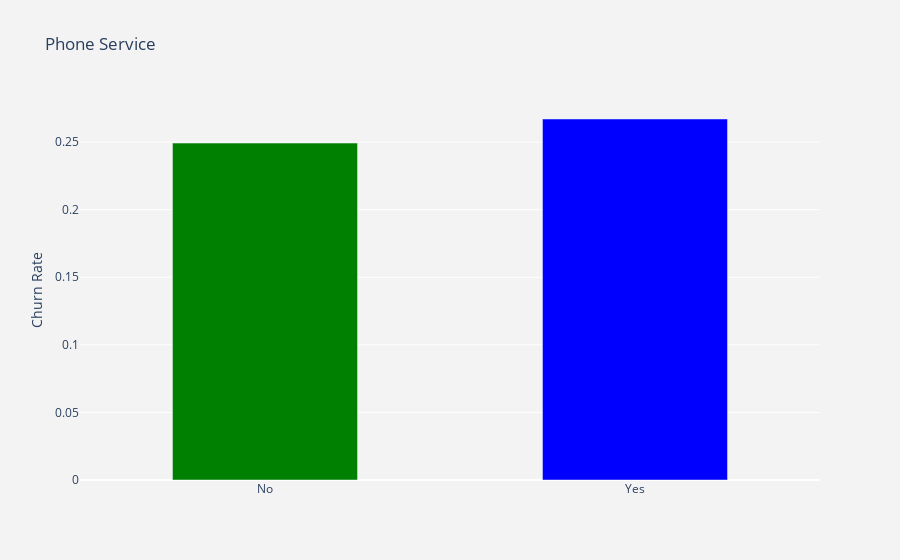

The notebook cell this image was saved under:
### Code cell
df_plot = df_data.groupby('PhoneService').Churn.mean().reset_index()
plot_data = [
    go.Bar(
        x=df_plot['PhoneService'],
        y=df_plot['Churn'],
        width = [0.5, 0.5],
        marker=dict(
        color=['green', 'blue'])
    )
]

plot_layout = go.Layout(
        xaxis={"type": "category"},
        yaxis={"title": "Churn Rate"},
        title='Phone Service',
        plot_bgcolor  = 'rgb(243,243,243)',
        paper_bgcolor  = 'rgb(243,243,243)',
        
    )
fig = go.Figure(data=plot_data, layout=plot_layout)
iplot(fig)

### Figure 1 — Plotly figure (JSON) as saved in the notebook; plotly's stock layout.template omitted (floating-point values rounded to 4 significant figures)
{"data": [{"marker": {"color": ["green", "blue"]}, "type": "bar", "width": [0.5, 0.5], "x": ["No", "Yes"], "y": [0.2493, 0.2671]}], "layout": {"paper_bgcolor": "rgb(243,243,243)", "plot_bgcolor": "rgb(243,243,243)", "title": {"text": "Phone Service"}, "xaxis": {"type": "category"}, "yaxis": {"title": {"text": "Churn Rate"}}}}
